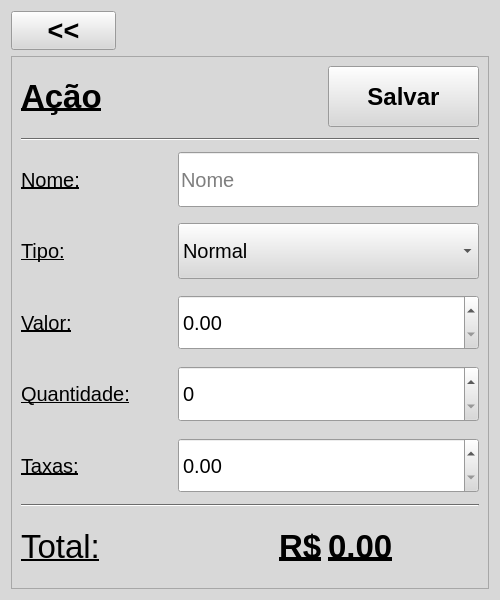
<?xml version="1.0" encoding="UTF-8"?>
<ui version="4.0">
 <class>StockAdd</class>
 <widget class="QWidget" name="StockAdd">
  <property name="geometry">
   <rect>
    <x>0</x>
    <y>0</y>
    <width>500</width>
    <height>600</height>
   </rect>
  </property>
  <property name="sizePolicy">
   <sizepolicy hsizetype="Fixed" vsizetype="Fixed">
    <horstretch>0</horstretch>
    <verstretch>0</verstretch>
   </sizepolicy>
  </property>
  <property name="minimumSize">
   <size>
    <width>500</width>
    <height>600</height>
   </size>
  </property>
  <property name="maximumSize">
   <size>
    <width>500</width>
    <height>600</height>
   </size>
  </property>
  <property name="palette">
   <palette>
    <active>
     <colorrole role="WindowText">
      <brush brushstyle="SolidPattern">
       <color alpha="255">
        <red>0</red>
        <green>0</green>
        <blue>0</blue>
       </color>
      </brush>
     </colorrole>
     <colorrole role="Button">
      <brush brushstyle="SolidPattern">
       <color alpha="255">
        <red>216</red>
        <green>216</green>
        <blue>216</blue>
       </color>
      </brush>
     </colorrole>
     <colorrole role="Light">
      <brush brushstyle="SolidPattern">
       <color alpha="255">
        <red>255</red>
        <green>255</green>
        <blue>255</blue>
       </color>
      </brush>
     </colorrole>
     <colorrole role="Midlight">
      <brush brushstyle="SolidPattern">
       <color alpha="255">
        <red>235</red>
        <green>235</green>
        <blue>235</blue>
       </color>
      </brush>
     </colorrole>
     <colorrole role="Dark">
      <brush brushstyle="SolidPattern">
       <color alpha="255">
        <red>108</red>
        <green>108</green>
        <blue>108</blue>
       </color>
      </brush>
     </colorrole>
     <colorrole role="Mid">
      <brush brushstyle="SolidPattern">
       <color alpha="255">
        <red>144</red>
        <green>144</green>
        <blue>144</blue>
       </color>
      </brush>
     </colorrole>
     <colorrole role="Text">
      <brush brushstyle="SolidPattern">
       <color alpha="255">
        <red>0</red>
        <green>0</green>
        <blue>0</blue>
       </color>
      </brush>
     </colorrole>
     <colorrole role="BrightText">
      <brush brushstyle="SolidPattern">
       <color alpha="255">
        <red>255</red>
        <green>255</green>
        <blue>255</blue>
       </color>
      </brush>
     </colorrole>
     <colorrole role="ButtonText">
      <brush brushstyle="SolidPattern">
       <color alpha="255">
        <red>0</red>
        <green>0</green>
        <blue>0</blue>
       </color>
      </brush>
     </colorrole>
     <colorrole role="Base">
      <brush brushstyle="SolidPattern">
       <color alpha="255">
        <red>255</red>
        <green>255</green>
        <blue>255</blue>
       </color>
      </brush>
     </colorrole>
     <colorrole role="Window">
      <brush brushstyle="SolidPattern">
       <color alpha="255">
        <red>216</red>
        <green>216</green>
        <blue>216</blue>
       </color>
      </brush>
     </colorrole>
     <colorrole role="Shadow">
      <brush brushstyle="SolidPattern">
       <color alpha="255">
        <red>0</red>
        <green>0</green>
        <blue>0</blue>
       </color>
      </brush>
     </colorrole>
     <colorrole role="AlternateBase">
      <brush brushstyle="SolidPattern">
       <color alpha="255">
        <red>235</red>
        <green>235</green>
        <blue>235</blue>
       </color>
      </brush>
     </colorrole>
     <colorrole role="ToolTipBase">
      <brush brushstyle="SolidPattern">
       <color alpha="255">
        <red>255</red>
        <green>255</green>
        <blue>220</blue>
       </color>
      </brush>
     </colorrole>
     <colorrole role="ToolTipText">
      <brush brushstyle="SolidPattern">
       <color alpha="255">
        <red>0</red>
        <green>0</green>
        <blue>0</blue>
       </color>
      </brush>
     </colorrole>
     <colorrole role="PlaceholderText">
      <brush brushstyle="SolidPattern">
       <color alpha="128">
        <red>0</red>
        <green>0</green>
        <blue>0</blue>
       </color>
      </brush>
     </colorrole>
    </active>
    <inactive>
     <colorrole role="WindowText">
      <brush brushstyle="SolidPattern">
       <color alpha="255">
        <red>0</red>
        <green>0</green>
        <blue>0</blue>
       </color>
      </brush>
     </colorrole>
     <colorrole role="Button">
      <brush brushstyle="SolidPattern">
       <color alpha="255">
        <red>216</red>
        <green>216</green>
        <blue>216</blue>
       </color>
      </brush>
     </colorrole>
     <colorrole role="Light">
      <brush brushstyle="SolidPattern">
       <color alpha="255">
        <red>255</red>
        <green>255</green>
        <blue>255</blue>
       </color>
      </brush>
     </colorrole>
     <colorrole role="Midlight">
      <brush brushstyle="SolidPattern">
       <color alpha="255">
        <red>235</red>
        <green>235</green>
        <blue>235</blue>
       </color>
      </brush>
     </colorrole>
     <colorrole role="Dark">
      <brush brushstyle="SolidPattern">
       <color alpha="255">
        <red>108</red>
        <green>108</green>
        <blue>108</blue>
       </color>
      </brush>
     </colorrole>
     <colorrole role="Mid">
      <brush brushstyle="SolidPattern">
       <color alpha="255">
        <red>144</red>
        <green>144</green>
        <blue>144</blue>
       </color>
      </brush>
     </colorrole>
     <colorrole role="Text">
      <brush brushstyle="SolidPattern">
       <color alpha="255">
        <red>0</red>
        <green>0</green>
        <blue>0</blue>
       </color>
      </brush>
     </colorrole>
     <colorrole role="BrightText">
      <brush brushstyle="SolidPattern">
       <color alpha="255">
        <red>255</red>
        <green>255</green>
        <blue>255</blue>
       </color>
      </brush>
     </colorrole>
     <colorrole role="ButtonText">
      <brush brushstyle="SolidPattern">
       <color alpha="255">
        <red>0</red>
        <green>0</green>
        <blue>0</blue>
       </color>
      </brush>
     </colorrole>
     <colorrole role="Base">
      <brush brushstyle="SolidPattern">
       <color alpha="255">
        <red>255</red>
        <green>255</green>
        <blue>255</blue>
       </color>
      </brush>
     </colorrole>
     <colorrole role="Window">
      <brush brushstyle="SolidPattern">
       <color alpha="255">
        <red>216</red>
        <green>216</green>
        <blue>216</blue>
       </color>
      </brush>
     </colorrole>
     <colorrole role="Shadow">
      <brush brushstyle="SolidPattern">
       <color alpha="255">
        <red>0</red>
        <green>0</green>
        <blue>0</blue>
       </color>
      </brush>
     </colorrole>
     <colorrole role="AlternateBase">
      <brush brushstyle="SolidPattern">
       <color alpha="255">
        <red>235</red>
        <green>235</green>
        <blue>235</blue>
       </color>
      </brush>
     </colorrole>
     <colorrole role="ToolTipBase">
      <brush brushstyle="SolidPattern">
       <color alpha="255">
        <red>255</red>
        <green>255</green>
        <blue>220</blue>
       </color>
      </brush>
     </colorrole>
     <colorrole role="ToolTipText">
      <brush brushstyle="SolidPattern">
       <color alpha="255">
        <red>0</red>
        <green>0</green>
        <blue>0</blue>
       </color>
      </brush>
     </colorrole>
     <colorrole role="PlaceholderText">
      <brush brushstyle="SolidPattern">
       <color alpha="128">
        <red>0</red>
        <green>0</green>
        <blue>0</blue>
       </color>
      </brush>
     </colorrole>
    </inactive>
    <disabled>
     <colorrole role="WindowText">
      <brush brushstyle="SolidPattern">
       <color alpha="255">
        <red>108</red>
        <green>108</green>
        <blue>108</blue>
       </color>
      </brush>
     </colorrole>
     <colorrole role="Button">
      <brush brushstyle="SolidPattern">
       <color alpha="255">
        <red>216</red>
        <green>216</green>
        <blue>216</blue>
       </color>
      </brush>
     </colorrole>
     <colorrole role="Light">
      <brush brushstyle="SolidPattern">
       <color alpha="255">
        <red>255</red>
        <green>255</green>
        <blue>255</blue>
       </color>
      </brush>
     </colorrole>
     <colorrole role="Midlight">
      <brush brushstyle="SolidPattern">
       <color alpha="255">
        <red>235</red>
        <green>235</green>
        <blue>235</blue>
       </color>
      </brush>
     </colorrole>
     <colorrole role="Dark">
      <brush brushstyle="SolidPattern">
       <color alpha="255">
        <red>108</red>
        <green>108</green>
        <blue>108</blue>
       </color>
      </brush>
     </colorrole>
     <colorrole role="Mid">
      <brush brushstyle="SolidPattern">
       <color alpha="255">
        <red>144</red>
        <green>144</green>
        <blue>144</blue>
       </color>
      </brush>
     </colorrole>
     <colorrole role="Text">
      <brush brushstyle="SolidPattern">
       <color alpha="255">
        <red>108</red>
        <green>108</green>
        <blue>108</blue>
       </color>
      </brush>
     </colorrole>
     <colorrole role="BrightText">
      <brush brushstyle="SolidPattern">
       <color alpha="255">
        <red>255</red>
        <green>255</green>
        <blue>255</blue>
       </color>
      </brush>
     </colorrole>
     <colorrole role="ButtonText">
      <brush brushstyle="SolidPattern">
       <color alpha="255">
        <red>108</red>
        <green>108</green>
        <blue>108</blue>
       </color>
      </brush>
     </colorrole>
     <colorrole role="Base">
      <brush brushstyle="SolidPattern">
       <color alpha="255">
        <red>216</red>
        <green>216</green>
        <blue>216</blue>
       </color>
      </brush>
     </colorrole>
     <colorrole role="Window">
      <brush brushstyle="SolidPattern">
       <color alpha="255">
        <red>216</red>
        <green>216</green>
        <blue>216</blue>
       </color>
      </brush>
     </colorrole>
     <colorrole role="Shadow">
      <brush brushstyle="SolidPattern">
       <color alpha="255">
        <red>0</red>
        <green>0</green>
        <blue>0</blue>
       </color>
      </brush>
     </colorrole>
     <colorrole role="AlternateBase">
      <brush brushstyle="SolidPattern">
       <color alpha="255">
        <red>216</red>
        <green>216</green>
        <blue>216</blue>
       </color>
      </brush>
     </colorrole>
     <colorrole role="ToolTipBase">
      <brush brushstyle="SolidPattern">
       <color alpha="255">
        <red>255</red>
        <green>255</green>
        <blue>220</blue>
       </color>
      </brush>
     </colorrole>
     <colorrole role="ToolTipText">
      <brush brushstyle="SolidPattern">
       <color alpha="255">
        <red>0</red>
        <green>0</green>
        <blue>0</blue>
       </color>
      </brush>
     </colorrole>
     <colorrole role="PlaceholderText">
      <brush brushstyle="SolidPattern">
       <color alpha="128">
        <red>0</red>
        <green>0</green>
        <blue>0</blue>
       </color>
      </brush>
     </colorrole>
    </disabled>
   </palette>
  </property>
  <property name="focusPolicy">
   <enum>Qt::NoFocus</enum>
  </property>
  <property name="windowTitle">
   <string>Adicionar Açoes</string>
  </property>
  <layout class="QVBoxLayout" name="StockAddLayout" stretch="1,20">
   <item>
    <layout class="QHBoxLayout" name="backButtonLayout" stretch="2,7">
     <item>
      <widget class="QPushButton" name="backButton">
       <property name="sizePolicy">
        <sizepolicy hsizetype="Preferred" vsizetype="Preferred">
         <horstretch>0</horstretch>
         <verstretch>0</verstretch>
        </sizepolicy>
       </property>
       <property name="font">
        <font>
         <pointsize>20</pointsize>
         <weight>75</weight>
         <bold>true</bold>
        </font>
       </property>
       <property name="text">
        <string>&lt;&lt;</string>
       </property>
      </widget>
     </item>
     <item>
      <widget class="QLabel" name="errorLabel">
       <property name="font">
        <font>
         <pointsize>15</pointsize>
        </font>
       </property>
       <property name="styleSheet">
        <string notr="true">color: red</string>
       </property>
       <property name="text">
        <string/>
       </property>
       <property name="alignment">
        <set>Qt::AlignCenter</set>
       </property>
      </widget>
     </item>
    </layout>
   </item>
   <item>
    <widget class="QFrame" name="stockAddFrame">
     <property name="frameShape">
      <enum>QFrame::StyledPanel</enum>
     </property>
     <property name="frameShadow">
      <enum>QFrame::Raised</enum>
     </property>
     <layout class="QVBoxLayout" name="stockAddFrameLayout">
      <item>
       <layout class="QHBoxLayout" name="titleLayout" stretch="1,1,1">
        <property name="bottomMargin">
         <number>5</number>
        </property>
        <item>
         <widget class="QLabel" name="stockNameLabel">
          <property name="font">
           <font>
            <pointsize>25</pointsize>
            <weight>75</weight>
            <bold>true</bold>
            <underline>true</underline>
           </font>
          </property>
          <property name="text">
           <string>Ação</string>
          </property>
         </widget>
        </item>
        <item>
         <spacer name="titleSaveSpacer">
          <property name="orientation">
           <enum>Qt::Horizontal</enum>
          </property>
          <property name="sizeType">
           <enum>QSizePolicy::Preferred</enum>
          </property>
          <property name="sizeHint" stdset="0">
           <size>
            <width>40</width>
            <height>20</height>
           </size>
          </property>
         </spacer>
        </item>
        <item>
         <widget class="QPushButton" name="saveButton">
          <property name="sizePolicy">
           <sizepolicy hsizetype="Preferred" vsizetype="Preferred">
            <horstretch>0</horstretch>
            <verstretch>0</verstretch>
           </sizepolicy>
          </property>
          <property name="font">
           <font>
            <pointsize>18</pointsize>
            <weight>75</weight>
            <bold>true</bold>
           </font>
          </property>
          <property name="text">
           <string>Salvar</string>
          </property>
         </widget>
        </item>
       </layout>
      </item>
      <item>
       <widget class="Line" name="titleHorizontalLine">
        <property name="sizePolicy">
         <sizepolicy hsizetype="Preferred" vsizetype="Fixed">
          <horstretch>0</horstretch>
          <verstretch>0</verstretch>
         </sizepolicy>
        </property>
        <property name="orientation">
         <enum>Qt::Horizontal</enum>
        </property>
       </widget>
      </item>
      <item>
       <layout class="QHBoxLayout" name="nameInputLayout" stretch="1,2">
        <property name="topMargin">
         <number>5</number>
        </property>
        <property name="bottomMargin">
         <number>5</number>
        </property>
        <item>
         <widget class="QLabel" name="nameLabel">
          <property name="font">
           <font>
            <pointsize>15</pointsize>
            <underline>true</underline>
           </font>
          </property>
          <property name="text">
           <string>Nome:</string>
          </property>
          <property name="alignment">
           <set>Qt::AlignLeading|Qt::AlignLeft|Qt::AlignVCenter</set>
          </property>
         </widget>
        </item>
        <item>
         <widget class="QLineEdit" name="nameInput">
          <property name="sizePolicy">
           <sizepolicy hsizetype="Preferred" vsizetype="Preferred">
            <horstretch>0</horstretch>
            <verstretch>0</verstretch>
           </sizepolicy>
          </property>
          <property name="font">
           <font>
            <pointsize>15</pointsize>
           </font>
          </property>
          <property name="placeholderText">
           <string>Nome</string>
          </property>
         </widget>
        </item>
       </layout>
      </item>
      <item>
       <layout class="QHBoxLayout" name="categoryInputLayout" stretch="1,2">
        <property name="topMargin">
         <number>5</number>
        </property>
        <property name="bottomMargin">
         <number>5</number>
        </property>
        <item>
         <widget class="QLabel" name="categoryLabel">
          <property name="font">
           <font>
            <pointsize>15</pointsize>
            <underline>true</underline>
           </font>
          </property>
          <property name="text">
           <string>Tipo:</string>
          </property>
          <property name="alignment">
           <set>Qt::AlignLeading|Qt::AlignLeft|Qt::AlignVCenter</set>
          </property>
         </widget>
        </item>
        <item>
         <widget class="QComboBox" name="categoryInput">
          <property name="enabled">
           <bool>true</bool>
          </property>
          <property name="sizePolicy">
           <sizepolicy hsizetype="Preferred" vsizetype="Preferred">
            <horstretch>0</horstretch>
            <verstretch>0</verstretch>
           </sizepolicy>
          </property>
          <property name="font">
           <font>
            <pointsize>15</pointsize>
           </font>
          </property>
          <property name="currentIndex">
           <number>1</number>
          </property>
          <property name="maxVisibleItems">
           <number>2</number>
          </property>
          <property name="maxCount">
           <number>2</number>
          </property>
          <item>
           <property name="text">
            <string>Fundo Imobiliário</string>
           </property>
          </item>
          <item>
           <property name="text">
            <string>Normal</string>
           </property>
          </item>
         </widget>
        </item>
       </layout>
      </item>
      <item>
       <layout class="QHBoxLayout" name="priceInputLayout" stretch="1,2">
        <property name="topMargin">
         <number>5</number>
        </property>
        <property name="bottomMargin">
         <number>5</number>
        </property>
        <item>
         <widget class="QLabel" name="priceLabel">
          <property name="font">
           <font>
            <pointsize>15</pointsize>
            <underline>true</underline>
           </font>
          </property>
          <property name="text">
           <string>Valor:</string>
          </property>
          <property name="alignment">
           <set>Qt::AlignLeading|Qt::AlignLeft|Qt::AlignVCenter</set>
          </property>
         </widget>
        </item>
        <item>
         <widget class="QDoubleSpinBox" name="priceInput">
          <property name="enabled">
           <bool>true</bool>
          </property>
          <property name="sizePolicy">
           <sizepolicy hsizetype="Preferred" vsizetype="Preferred">
            <horstretch>0</horstretch>
            <verstretch>0</verstretch>
           </sizepolicy>
          </property>
          <property name="font">
           <font>
            <pointsize>15</pointsize>
           </font>
          </property>
          <property name="maximum">
           <double>99999999999999.000000000000000</double>
          </property>
         </widget>
        </item>
       </layout>
      </item>
      <item>
       <layout class="QHBoxLayout" name="ammountInputLayout" stretch="1,2">
        <property name="topMargin">
         <number>5</number>
        </property>
        <property name="bottomMargin">
         <number>5</number>
        </property>
        <item>
         <widget class="QLabel" name="ammountLabel">
          <property name="font">
           <font>
            <pointsize>15</pointsize>
            <underline>true</underline>
           </font>
          </property>
          <property name="text">
           <string>Quantidade:</string>
          </property>
          <property name="alignment">
           <set>Qt::AlignLeading|Qt::AlignLeft|Qt::AlignVCenter</set>
          </property>
         </widget>
        </item>
        <item>
         <widget class="QSpinBox" name="ammountInput">
          <property name="enabled">
           <bool>true</bool>
          </property>
          <property name="sizePolicy">
           <sizepolicy hsizetype="Preferred" vsizetype="Preferred">
            <horstretch>0</horstretch>
            <verstretch>0</verstretch>
           </sizepolicy>
          </property>
          <property name="font">
           <font>
            <pointsize>15</pointsize>
           </font>
          </property>
          <property name="maximum">
           <number>999999999</number>
          </property>
         </widget>
        </item>
       </layout>
      </item>
      <item>
       <layout class="QHBoxLayout" name="faresInputLayout" stretch="1,2">
        <property name="topMargin">
         <number>5</number>
        </property>
        <property name="bottomMargin">
         <number>5</number>
        </property>
        <item>
         <widget class="QLabel" name="faresLabel">
          <property name="font">
           <font>
            <pointsize>15</pointsize>
            <underline>true</underline>
           </font>
          </property>
          <property name="text">
           <string>Taxas:</string>
          </property>
          <property name="alignment">
           <set>Qt::AlignLeading|Qt::AlignLeft|Qt::AlignVCenter</set>
          </property>
         </widget>
        </item>
        <item>
         <widget class="QDoubleSpinBox" name="faresInput">
          <property name="enabled">
           <bool>true</bool>
          </property>
          <property name="sizePolicy">
           <sizepolicy hsizetype="Preferred" vsizetype="Preferred">
            <horstretch>0</horstretch>
            <verstretch>0</verstretch>
           </sizepolicy>
          </property>
          <property name="font">
           <font>
            <pointsize>15</pointsize>
           </font>
          </property>
          <property name="maximum">
           <double>9999999999.000000000000000</double>
          </property>
         </widget>
        </item>
       </layout>
      </item>
      <item>
       <widget class="Line" name="totalHorizontalLine">
        <property name="sizePolicy">
         <sizepolicy hsizetype="Preferred" vsizetype="Fixed">
          <horstretch>0</horstretch>
          <verstretch>0</verstretch>
         </sizepolicy>
        </property>
        <property name="orientation">
         <enum>Qt::Horizontal</enum>
        </property>
       </widget>
      </item>
      <item>
       <layout class="QHBoxLayout" name="totalLayout" stretch="10,1,6">
        <item>
         <widget class="QLabel" name="totalTitleLabel">
          <property name="font">
           <font>
            <pointsize>25</pointsize>
            <weight>50</weight>
            <bold>false</bold>
            <underline>true</underline>
           </font>
          </property>
          <property name="text">
           <string>Total:</string>
          </property>
          <property name="alignment">
           <set>Qt::AlignLeading|Qt::AlignLeft|Qt::AlignVCenter</set>
          </property>
         </widget>
        </item>
        <item>
         <widget class="QLabel" name="realSymbolLabel">
          <property name="font">
           <font>
            <pointsize>25</pointsize>
            <weight>75</weight>
            <bold>true</bold>
            <underline>true</underline>
           </font>
          </property>
          <property name="text">
           <string>R$</string>
          </property>
         </widget>
        </item>
        <item>
         <widget class="QLabel" name="totalValueLabel">
          <property name="font">
           <font>
            <pointsize>25</pointsize>
            <weight>75</weight>
            <bold>true</bold>
            <underline>true</underline>
           </font>
          </property>
          <property name="text">
           <string>0.00</string>
          </property>
         </widget>
        </item>
       </layout>
      </item>
     </layout>
    </widget>
   </item>
  </layout>
 </widget>
 <resources/>
 <connections/>
</ui>
